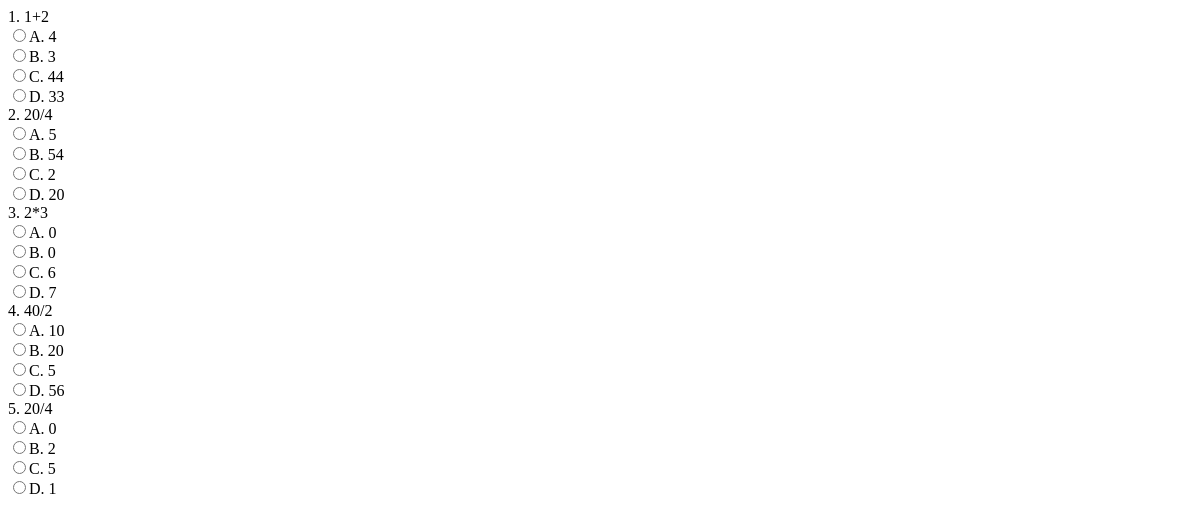
Page /test.php on the earlier database version.
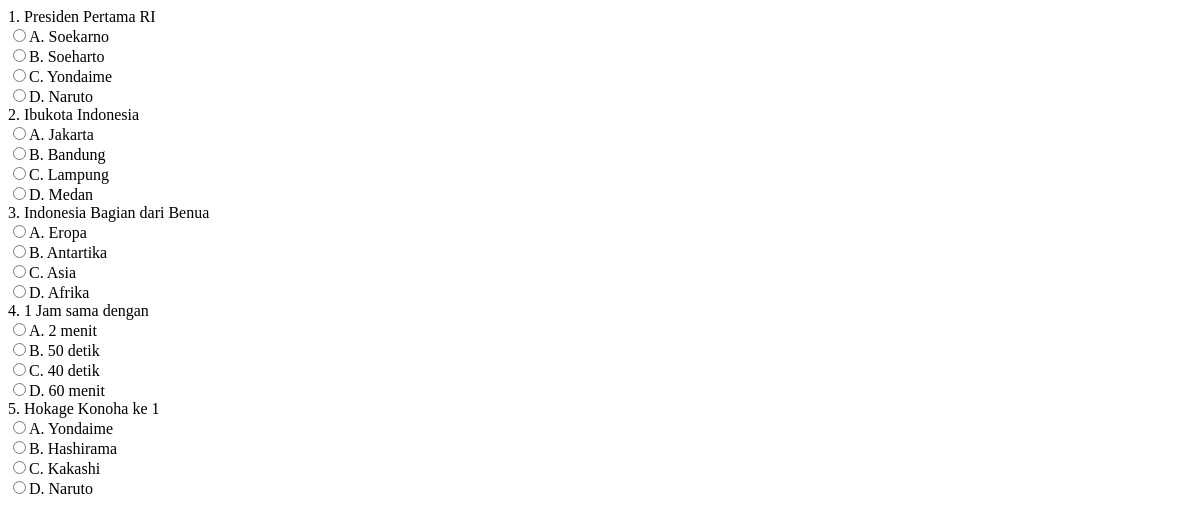
Same page on the later database version.
### tables this page shows
CREATE TABLE `bank_soal` (
  `id` int(11) NOT NULL,
  `id_soal` int(3) DEFAULT NULL,
  `bentuk_ujian` varchar(100) DEFAULT NULL,
  `kode_soal` varchar(25) DEFAULT NULL,
  `mata_pelajaran` varchar(60) DEFAULT NULL,
  `kode_guru` varchar(60) DEFAULT NULL,
  `nama_guru` varchar(70) DEFAULT NULL,
  `gelar` varchar(60) DEFAULT NULL,
  `prodi` varchar(150) DEFAULT NULL,
  `kode_prodi` varchar(250) DEFAULT NULL,
  `kelas` varchar(3) DEFAULT NULL,
  `soal` text DEFAULT NULL,
  `a` varchar(255) DEFAULT NULL,
  `b` varchar(255) DEFAULT NULL,
  `c` varchar(255) DEFAULT NULL,
  `d` varchar(255) DEFAULT NULL,
  `jawaban` varchar(1) DEFAULT NULL,
  `tanggal_ujian` varchar(100) DEFAULT NULL,
  `mulai` varchar(100) DEFAULT NULL,
  `selesai` varchar(100) DEFAULT NULL
);

### test.php (the view, shortened to what this page needs)
<!DOCTYPE html>
<html>
<head>
</head>
<body>
<?php
$koneksi = mysqli_connect("localhost","root","","sekolahku");
$sql = mysqli_query($koneksi,"SELECT * FROM bank_soal where kode_soal = 'A001'");
while($item = mysqli_fetch_array($sql)){ ?>
<label><?= $item['id_soal'] . ". " . $item['soal'] ?></label><br>
<input type="radio" id="<?= $item['id_soal'] . $item['a'] ?>" value="<?= $item['a'] ?>" name="jawaban[<?= $item['id_soal'] ?>]" >A. <?= $item['a'] ?><br>
<input type="radio" name="jawaban[<?= $item['id_soal'] ?>]" >B. <?= $item['b'] ?><br>
<input type="radio" name="jawaban[<?= $item['id_soal'] ?>]" >C. <?= $item['c'] ?><br>
<input type="radio" name="jawaban[<?= $item['id_soal'] ?>]" >D. <?= $item['d'] ?><br>
<?php }
?>
</body>
</html>

Differences in the rows shown:
removed bank_soal: id_soal "1", soal "1+2", a "4", b "3", c "44", d "33"
removed bank_soal: id_soal "2", soal "20/4", a "5", b "54", c "2", d "20"
removed bank_soal: id_soal "3", soal "2*3", a "0", b "0", c "6", d "7"
removed bank_soal: id_soal "4", soal "40/2", a "10", b "20", c "5", d "56"
removed bank_soal: id_soal "5", soal "20/4", a "0", b "2", c "5", d "1"
added bank_soal: id_soal "1", soal "Presiden Pertama RI", a "Soekarno", b "Soeharto", c "Yondaime", d "Naruto"
added bank_soal: id_soal "2", soal "Ibukota Indonesia", a "Jakarta", b "Bandung", c "Lampung", d "Medan"
added bank_soal: id_soal "3", soal "Indonesia Bagian dari Benua", a "Eropa", b "Antartika", c "Asia", d "Afrika"
added bank_soal: id_soal "4", soal "1 Jam sama dengan", a "2 menit", b "50 detik", c "40 detik", d "60 menit"
added bank_soal: id_soal "5", soal "Hokage Konoha ke 1", a "Yondaime", b "Hashirama", c "Kakashi", d "Naruto"
